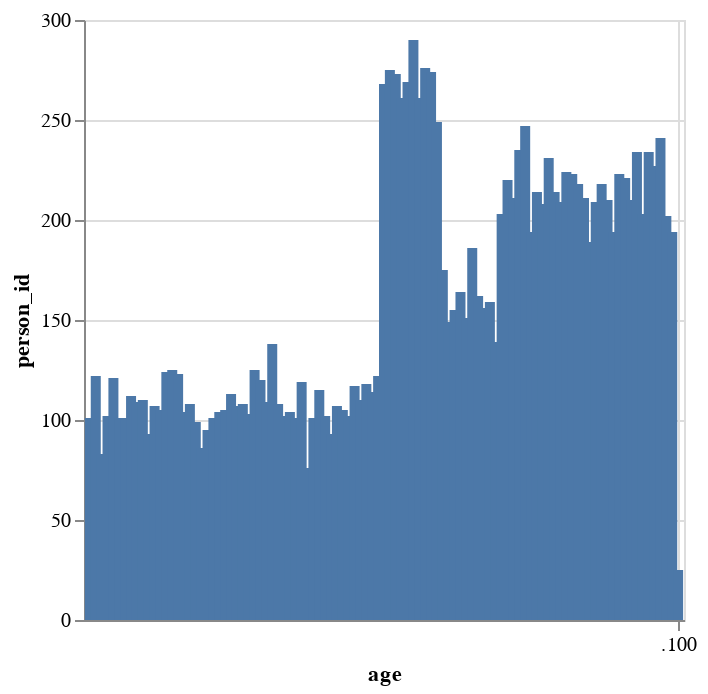

Source (notebook cell):
### Code cell
alt.Chart(visit_age_summary).mark_bar().encode(
    x='age:T',
    y='person_id:Q'
)

### Figure 1 — Vega-Lite specification as saved in the notebook (floating-point values rounded to 4 significant figures)
{"config": {"view": {"continuousWidth": 300, "continuousHeight": 300}}, "data": {"name": "data-0db99e22174e6c0fa7c68320c0bde021"}, "mark": {"type": "bar"}, "encoding": {"x": {"field": "age", "type": "temporal"}, "y": {"field": "person_id", "type": "quantitative"}}, "$schema": "https://vega.github.io/schema/vega-lite/v5.8.0.json", "datasets": {"data-0db99e22174e6c0fa7c68320c0bde021": [{"age": 0, "person_id": 101}, {"age": 1, "person_id": 122}, {"age": 2, "person_id": 83}, {"age": 3, "person_id": 102}, {"age": 4, "person_id": 121}, {"age": 5, "person_id": 101}, {"age": 6, "person_id": 101}, {"age": 7, "person_id": 112}, {"age": 8, "person_id": 109}, {"age": 9, "person_id": 110}, {"age": 10, "person_id": 93}, {"age": 11, "person_id": 107}, {"age": 12, "person_id": 105}, {"age": 13, "person_id": 124}, {"age": 14, "person_id": 125}, {"age": 15, "person_id": 123}, {"age": 16, "person_id": 104}, {"age": 17, "person_id": 108}, {"age": 18, "person_id": 99}, {"age": 19, "person_id": 86}, {"age": 20, "person_id": 95}, {"age": 21, "person_id": 101}, {"age": 22, "person_id": 104}, {"age": 23, "person_id": 105}, {"age": 24, "person_id": 113}, {"age": 25, "person_id": 107}, {"age": 26, "person_id": 108}, {"age": 27, "person_id": 103}, {"age": 28, "person_id": 125}, {"age": 29, "person_id": 120}, {"age": 30, "person_id": 109}, {"age": 31, "person_id": 138}, {"age": 32, "person_id": 108}, {"age": 33, "person_id": 102}, {"age": 34, "person_id": 104}, {"age": 35, "person_id": 101}, {"age": 36, "person_id": 119}, {"age": 37, "person_id": 76}, {"age": 38, "person_id": 101}, {"age": 39, "person_id": 115}, {"age": 40, "person_id": 102}, {"age": 41, "person_id": 93}, {"age": 42, "person_id": 107}, {"age": 43, "person_id": 105}, {"age": 44, "person_id": 102}, {"age": 45, "person_id": 117}, {"age": 46, "person_id": 110}, {"age": 47, "person_id": 118}, {"age": 48, "person_id": 114}, {"age": 49, "person_id": 122}, {"age": 50, "person_id": 268}, {"age": 51, "person_id": 275}, {"age": 52, "person_id": 273}, {"age": 53, "person_id": 261}, {"age": 54, "person_id": 269}, {"age": 55, "person_id": 290}, {"age": 56, "person_id": 261}, {"age": 57, "person_id": 276}, {"age": 58, "person_id": 274}, {"age": 59, "person_id": 249}, {"age": 60, "person_id": 175}, {"age": 61, "person_id": 149}, {"age": 62, "person_id": 155}, {"age": 63, "person_id": 164}, {"age": 64, "person_id": 151}, {"age": 65, "person_id": 186}, {"age": 66, "person_id": 162}, {"age": 67, "person_id": 156}, {"age": 68, "person_id": 159}, {"age": 69, "person_id": 139}, {"age": 70, "person_id": 203}, {"age": 71, "person_id": 220}, {"age": 72, "person_id": 211}, {"age": 73, "person_id": 235}, {"age": 74, "person_id": 247}, {"age": 75, "person_id": 194}, {"age": 76, "person_id": 214}, {"age": 77, "person_id": 208}, {"age": 78, "person_id": 231}, {"age": 79, "person_id": 214}, {"age": 80, "person_id": 209}, {"age": 81, "person_id": 224}, {"age": 82, "person_id": 223}, {"age": 83, "person_id": 218}, {"age": 84, "person_id": 211}, {"age": 85, "person_id": 189}, {"age": 86, "person_id": 209}, {"age": 87, "person_id": 218}, {"age": 88, "person_id": 210}, {"age": 89, "person_id": 194}, {"age": 90, "person_id": 223}, {"age": 91, "person_id": 221}, {"age": 92, "person_id": 210}, {"age": 93, "person_id": 234}, {"age": 94, "person_id": 203}, {"age": 95, "person_id": 234}, {"age": 96, "person_id": 227}, {"age": 97, "person_id": 241}, {"age": 98, "person_id": 202}, {"age": 99, "person_id": 194}, {"age": 100, "person_id": 25}]}}
